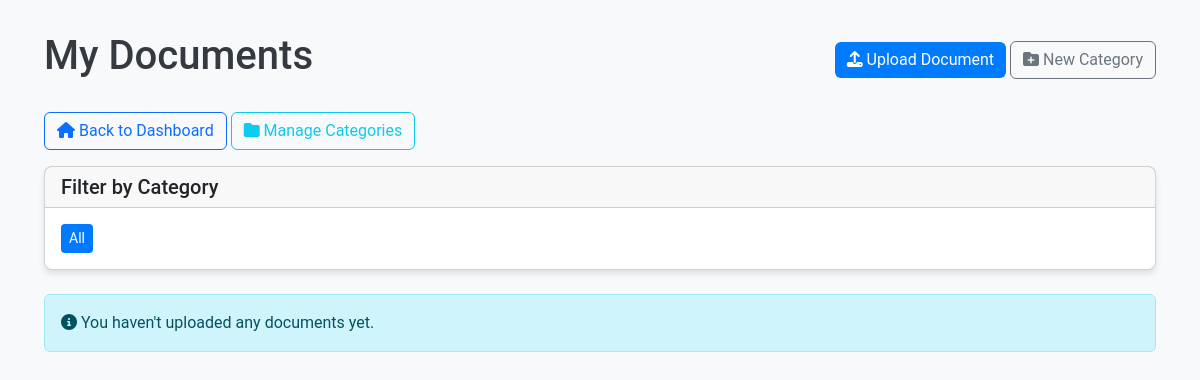
The app's page /documents/ (signed in), older data.
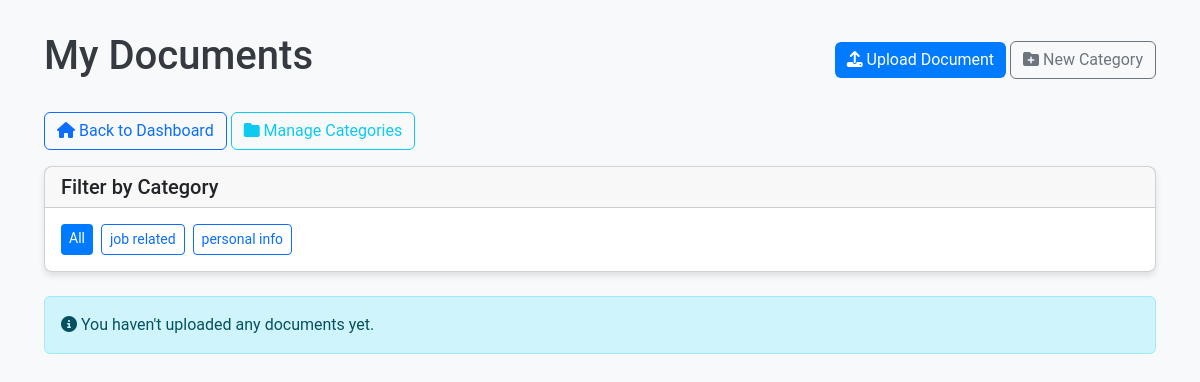
The same page, newer data.
### documents/models.py (models this page shows, shortened)
class Category(models.Model):
    name = models.CharField(max_length=100)
    description = models.TextField(blank=True, null=True)
    class Meta:
        verbose_name_plural = "Categories"

### documents/views.py (the view)
# urls.py: path('', views.document_list, name='document_list'),
@login_required
def document_list(request):
    documents = Document.objects.filter(user=request.user)
    categories = Category.objects.all()
    category_id = request.GET.get('category')
    if category_id:
        documents = documents.filter(category_id=category_id)
    context = {
        'documents': documents,
        'categories': categories
    }
    return render(request, 'documents/document_list.html', context)

### documents/templates/documents/document_list.html (shortened to what the changed rows need)
<!DOCTYPE html>
<html lang="en">
<head>
  <link href="https://cdn.jsdelivr.net/npm/bootstrap@5.3.0-alpha3/dist/css/bootstrap.min.css" rel="stylesheet">
  <link rel="stylesheet" href="https://cdnjs.cloudflare.com/ajax/libs/font-awesome/6.4.0/css/all.min.css">
</head>
<body>
  <div class="container">
    <div class="d-flex justify-content-between align-items-center mb-4">
      <h1>My Documents</h1>
    </div>
    <div class="card mb-4">
      <div class="card-body">
        <div class="d-flex flex-wrap gap-2">
          <a href="{% url 'documents:document_list' %}" class="btn btn-sm {% if not request.GET.category %}btn-primary{% else %}btn-outline-primary{% endif %}">
            All
          </a>
          {% for category in categories %}
          <a href="{% url 'documents:document_list' %}?category={{ category.id }}"
             class="btn btn-sm {% if request.GET.category|add:'0' == category.id %}btn-primary{% else %}btn-outline-primary{% endif %}">
            {{ category.name }}
          </a>
          {% endfor %}
        </div>
      </div>
    </div>
  </div>
</body>
</html>

Row changes from the older to the newer data that the page shows:
added Category: name "job related"
added Category: name "personal info"
